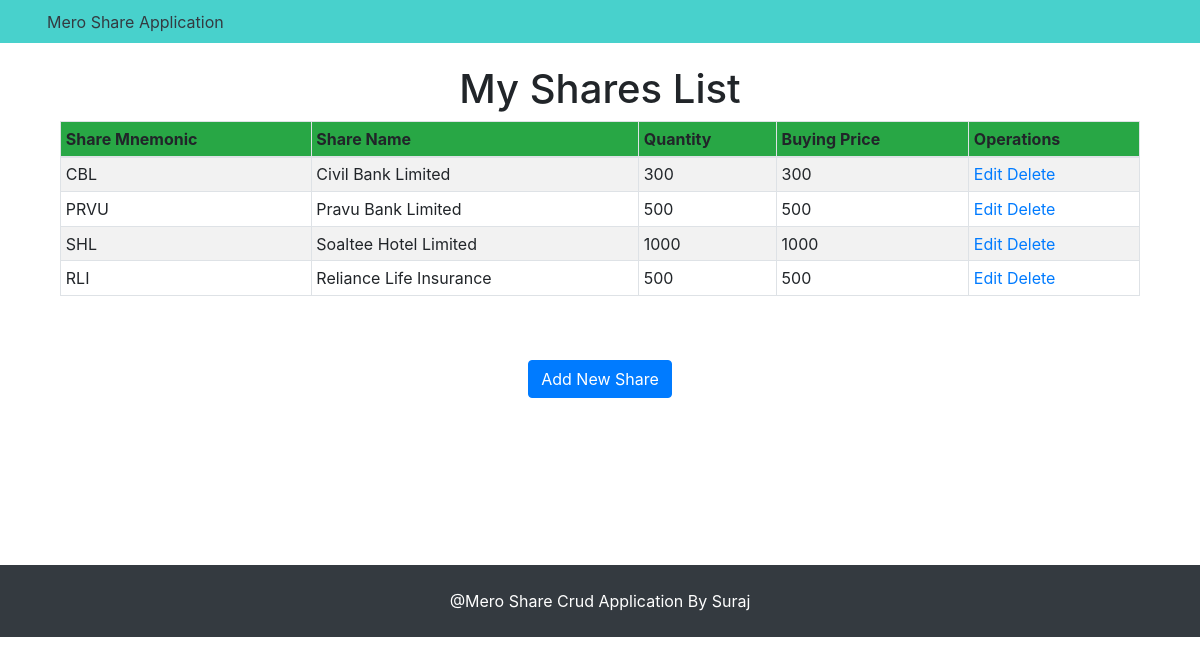
The page / on the database its author committed.
### meroshare/models.py (models this page shows)
class MeroShare(models.Model):
    share_mnemonic = models.CharField(max_length=10,primary_key=True,unique=True)
    share_name = models.CharField(max_length=200)
    quantity = models.PositiveIntegerField(null=False,blank=False)
    purchase_price = models.FloatField(null=False,blank=False)
    class Meta:
        db_table = "meroshare"

### meroshare/views.py (the view)
# urls.py: path('',views.show),
def show(request):
    meroshares = MeroShare.objects.all()
    return render(request,"show.html",{'meroshares':meroshares})

### meroshare/templates/show.html
{% extends 'base.html'%} {%block body%}
<center><h1>My Shares List</h1></center>
<table class="table table-striped table-bordered table-sm">
  <thead class="thead bg-success">
    <tr>
      <th>Share Mnemonic</th>
      <th>Share Name</th>
      <th>Quantity</th>
      <th>Buying Price</th>
      <th>Operations</th>
    </tr>
  </thead>
  <tbody>
    {% for m in meroshares %}
    <tr>
      <td>{{ m.share_mnemonic }}</td>
      <td>{{ m.share_name }}</td>
      <td>{{ m.quantity }}</td>
      <td>{{ m.quantity }}</td>
      <td>
        <a href="/edit/{{ m.share_mnemonic }}"
          ><span class="glyphicon glyphicon-pencil">Edit</span></a
        >
        <a href="/delete/{{ m.share_mnemonic }}">Delete</a>
      </td>
    </tr>
    {% endfor %}
  </tbody>
</table>
<br />
<br />
<center>
  <a href="/add" class="btn btn-primary">Add New Share</a>
</center>
{%endblock%}

### meroshare/templates/base.html (shortened to what this page needs)
<!DOCTYPE html>
<html lang="en">
  <head>
    <link
      rel="stylesheet"
      href="https://stackpath.bootstrapcdn.com/bootstrap/4.1.0/css/bootstrap.min.css"
    />
  </head>
  <body style="padding-top: 65px">
    {%include "navbar.html" %}
    <div class="container" style="min-height: 500px">
      <div class="container">{%block body%} {%endblock%}</div>
    </div>
  </body>
  {%include "footer.html" %}
</html>

### meroshare/templates/navbar.html (shortened to what this page needs)
<nav
  class="navbar fixed-top bg-navcolor text-dark"
  style="padding: 0.1rem 1rem !important"
>
  <div class="container-fluid">
    <nav class="navbar navbar-expand-lg align-center">
      <span>Mero Share Application</span>
      <span
        >&nbsp;&nbsp;&nbsp;&nbsp;&nbsp;
      </span>
    </nav>
  </div>
</nav>

### meroshare/templates/footer.html
<footer class="py-4 bg-dark flex-shrink-0">
  <div class="container text-center text-white">
    @Mero Share Crud Application By Suraj
  </div>
</footer>

### meroshare/templates/navbar.html (style rules this page uses)
.bg-navcolor { background-color: mediumturquoise; }

### rows shown on the page
MeroShare: share_mnemonic "CBL", share_name "Civil Bank Limited", quantity "300"
MeroShare: share_mnemonic "PRVU", share_name "Pravu Bank Limited", quantity "500"
MeroShare: share_mnemonic "SHL", share_name "Soaltee Hotel Limited", quantity "1000"
MeroShare: share_mnemonic "RLI", share_name "Reliance Life Insurance", quantity "500"
